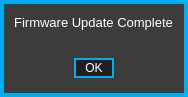
<?xml version="1.0" encoding="UTF-8"?>
<ui version="4.0">
 <class>FwUpdateCompleteForm</class>
 <widget class="QWidget" name="FwUpdateCompleteForm">
  <property name="geometry">
   <rect>
    <x>0</x>
    <y>0</y>
    <width>188</width>
    <height>97</height>
   </rect>
  </property>
  <property name="windowTitle">
   <string>Form</string>
  </property>
  <property name="styleSheet">
   <string notr="true">QWidget
{
	background:		rgba(35,31,32,255);
	border: 4px solid rgba(0,174,239,255);
}  

QWidget:hover
{
	/*border:				3px solid rgb(0, 126, 126)*/
}        

/*-------QFrame-------*/
QFrame
{
	background: rgb(60, 60, 60);
}

/* ---------- QLabels ------------*/
QLabel
{
	background:		rgba(0,0,0,0);
	color: 				white;
	font: 				10pt &quot;Futura&quot;;
	border:				none;
}

QLabel:hover
{
	border:				none;
}  

/* ---------- QSpinBox ------------*/
QSpinBox
{
	font: 10pt &quot;Futura&quot;;
	border: 2px solid rgb(0,174,239);
	background-color: rgba(0, 0, 0, 255);
	color: white;
	padding:0, 3, 0, 0;
}

QSpinBox::focus
{
	border: none;
	outline: none;
}

/* ---------- QLineEdit ------------*/
QLineEdit
{
	font: 10pt &quot;Futura&quot;;
	background: rgba(0,174,239,0);
	border: 2px solid rgba(0,174,239,255);
	border-radius: 0px;
	color: white;
	padding-left: 2px;
	padding-bottom: 2px;
}

QLineEdit:focus
{
	font: 10pt &quot;Futura&quot;;
	background: rgba(0,174,239,0);
	border: 2px solid white;
	border-radius: 0px;
	color: white;
	padding-left: 2px;
	padding-bottom: 2px;
}

/* ---------- QCheckBox ------------*/
QCheckBox
{
	font: 10pt &quot;Futura&quot;;
	background:rgba(0,174,239,0);
	color: white;
	padding:0, 3, 0, 0;
	border: none;
}

QCheckBox:focus
{
	background:rgba(0,174,239,0);
}


/* ------- QStackedWidget ---------*/
QStackedWidget
{
border-top: 1px solid white;
background: black;
}

/*---------- QPushButton ---------*/
QPushButton
{
	border: 2px solid rgba(0,174,239,255);
	font: 10pt &quot;Futura&quot;;
	color: white;
}

QPushButton:pressed
{
	border: 2px solid white;
	font: 9pt &quot;Futura&quot;;
	background: rgba(0,174,239,255);
	color: white;
}

/*-------QToolTip-------*/
QToolTip
{
	font: 10px &quot;Futura&quot;;
	color: rgb(255, 255, 255);
	background: rgba(40, 40, 40, 140);
	border: 1px solid rgb(120, 120, 120);
	padding: 2px;
	width: 22px;
}</string>
  </property>
  <widget class="QFrame" name="warningFrame">
   <property name="geometry">
    <rect>
     <x>0</x>
     <y>0</y>
     <width>188</width>
     <height>97</height>
    </rect>
   </property>
   <property name="focusPolicy">
    <enum>Qt::NoFocus</enum>
   </property>
   <property name="styleSheet">
    <string notr="true"/>
   </property>
   <property name="frameShape">
    <enum>QFrame::StyledPanel</enum>
   </property>
   <property name="frameShadow">
    <enum>QFrame::Raised</enum>
   </property>
   <widget class="QFrame" name="warningSubFrame">
    <property name="geometry">
     <rect>
      <x>8</x>
      <y>8</y>
      <width>171</width>
      <height>81</height>
     </rect>
    </property>
    <property name="focusPolicy">
     <enum>Qt::NoFocus</enum>
    </property>
    <property name="styleSheet">
     <string notr="true">QFrame {
	background:rgba(200, 200, 200, 0);
	border-bottom-left-radius:4.0;
	border-bottom-right-radius:4.0;
	border-top-left-radius:4.0;
	border-top-right-radius:4.0;
	border:none;


}
</string>
    </property>
    <property name="frameShape">
     <enum>QFrame::StyledPanel</enum>
    </property>
    <property name="frameShadow">
     <enum>QFrame::Raised</enum>
    </property>
    <widget class="QLabel" name="updateComplete">
     <property name="geometry">
      <rect>
       <x>0</x>
       <y>-1</y>
       <width>171</width>
       <height>31</height>
      </rect>
     </property>
     <property name="focusPolicy">
      <enum>Qt::NoFocus</enum>
     </property>
     <property name="styleSheet">
      <string notr="true">font: 10pt;</string>
     </property>
     <property name="text">
      <string>Firmware Update Complete</string>
     </property>
     <property name="alignment">
      <set>Qt::AlignCenter</set>
     </property>
    </widget>
    <widget class="QPushButton" name="ok">
     <property name="geometry">
      <rect>
       <x>66</x>
       <y>50</y>
       <width>40</width>
       <height>20</height>
      </rect>
     </property>
     <property name="focusPolicy">
      <enum>Qt::NoFocus</enum>
     </property>
     <property name="styleSheet">
      <string notr="true"/>
     </property>
     <property name="text">
      <string>OK</string>
     </property>
    </widget>
   </widget>
  </widget>
 </widget>
 <resources/>
 <connections/>
</ui>
